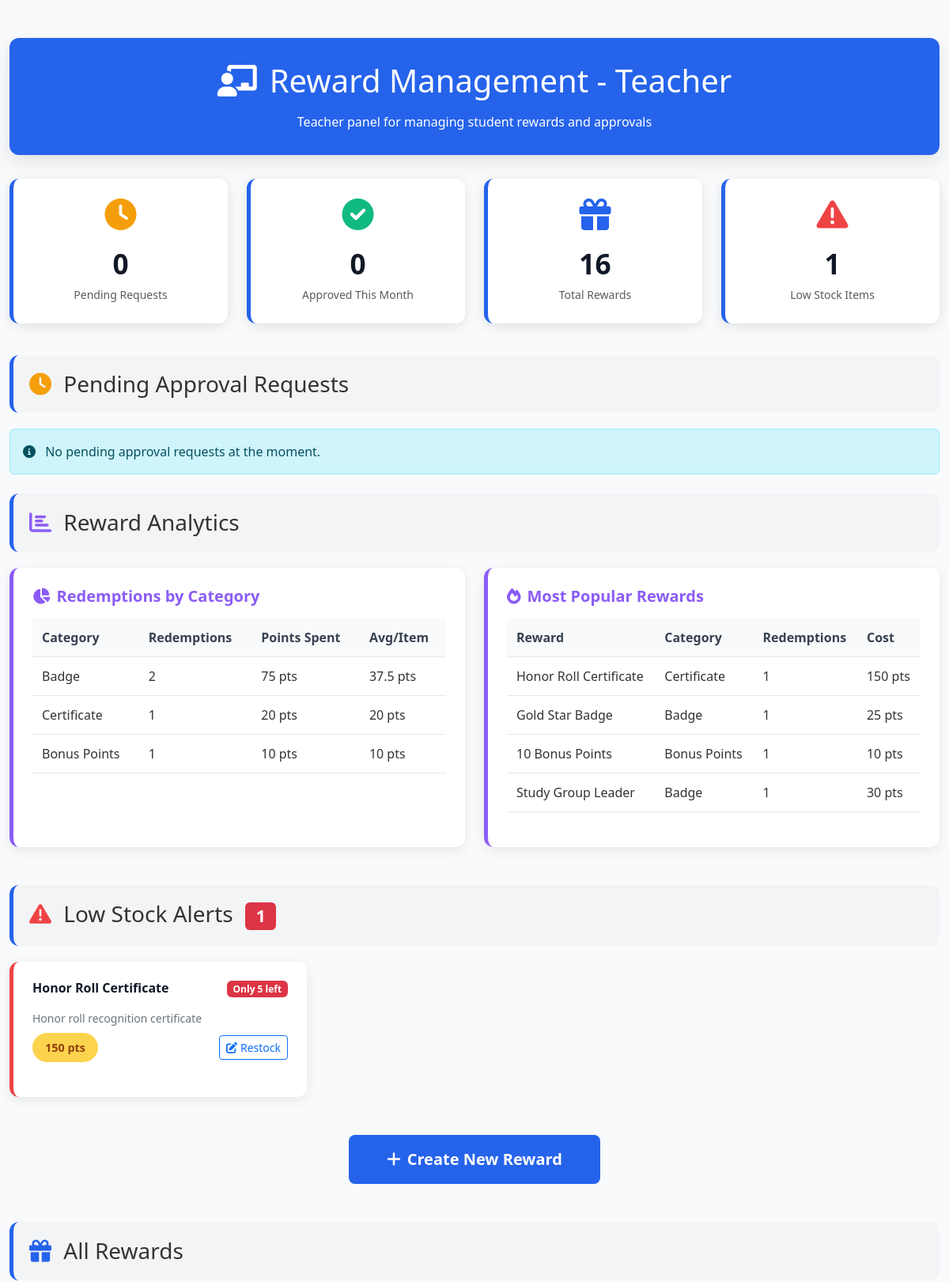
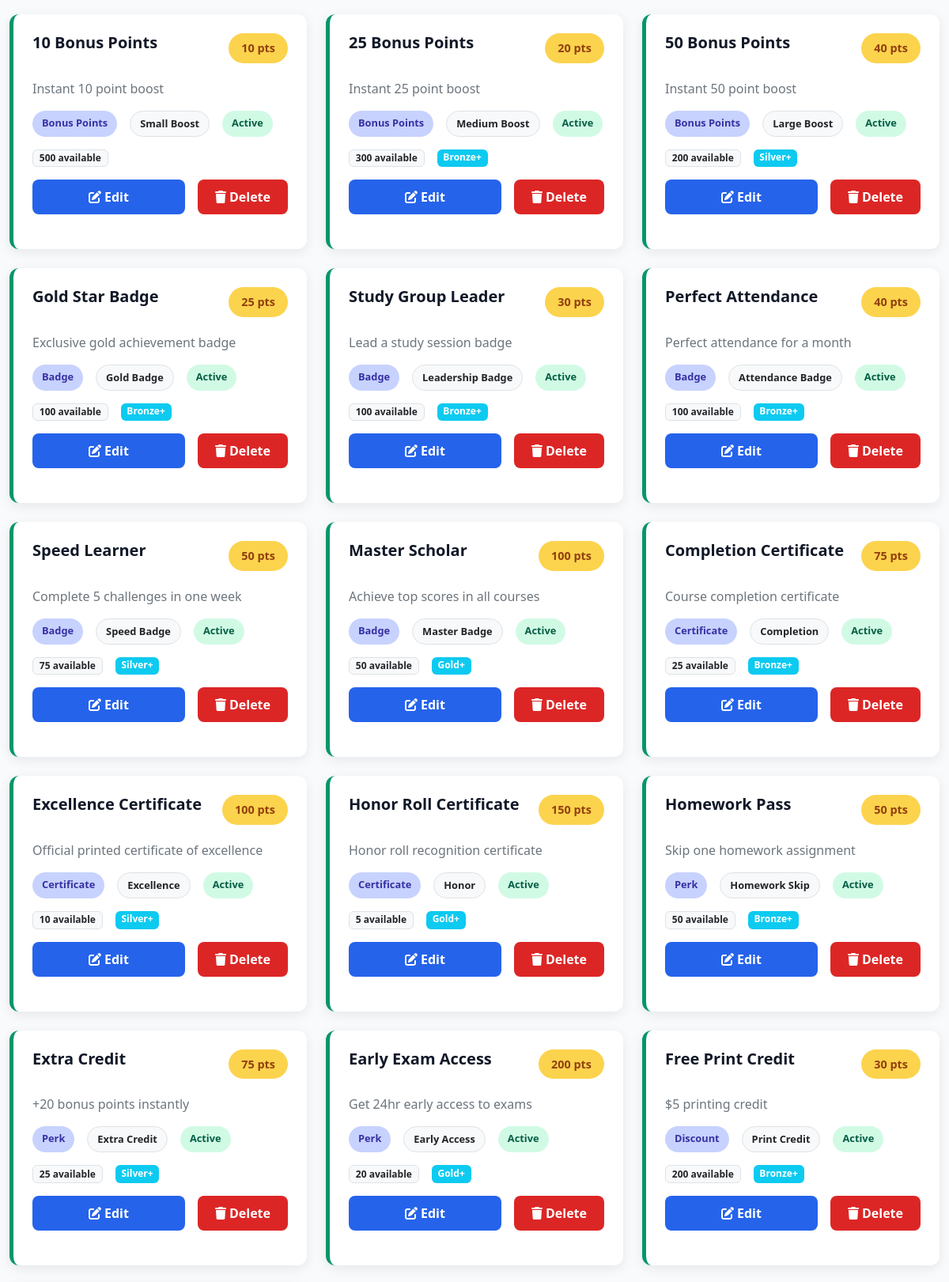
/Views/teacher-front-office/Rewards.php (upper part), run on the app's committed database (2 pictures, top to bottom).
### tables this page shows
CREATE TABLE rewards (
    id INT AUTO_INCREMENT PRIMARY KEY,
    title VARCHAR(255) NOT NULL,
    description TEXT,
    category ENUM('Badge', 'Bonus Points', 'Certificate', 'Perk', 'Discount', 'Special') DEFAULT 'Badge',
    type VARCHAR(50),  
    pointsCost INT NOT NULL DEFAULT 25,
    availability INT NOT NULL DEFAULT 100,
    status ENUM('Active', 'Inactive') DEFAULT 'Active',
    min_tier VARCHAR(50) DEFAULT NULL,  
    created_at TIMESTAMP DEFAULT CURRENT_TIMESTAMP,
    INDEX idx_status (status),
    INDEX idx_category (category),
    INDEX idx_pointsCost (pointsCost)
);

### Models/Rewards.php (called while the page is built, shortened)
<?php
class Rewards {
    public static function getAll($pdo) {
        $stmt = $pdo->prepare("SELECT * FROM rewards ORDER BY FIELD(category, 'Bonus Points', 'Badge', 'Certificate', 'Perk', 'Discount'), pointsCost ASC");
        $stmt->execute();
        return $stmt->fetchAll(PDO::FETCH_ASSOC);
    }
    public static function getRedemptionStats($pdo, $startDate = null, $endDate = null) {
        $sql = "
            SELECT
                r.category,
                COUNT(al.id) as redemption_count,
                SUM(ABS(al.points_amount)) as total_points_spent,
                AVG(ABS(al.points_amount)) as avg_points_per_redemption
            FROM activity_log al
            JOIN rewards r ON al.target_id = r.id
            WHERE al.activity_type = 'redeem_reward'
        ";
        $params = [];
        if ($startDate && $endDate) {
            $sql .= " AND al.created_at BETWEEN ? AND ?";
            $params[] = $startDate;
            $params[] = $endDate;
        }
        $sql .= " GROUP BY r.category ORDER BY redemption_count DESC";
        $stmt = $pdo->prepare($sql);
        $stmt->execute($params);
        return $stmt->fetchAll(PDO::FETCH_ASSOC);
    }
    public static function getPopularRewards($pdo, $limit = 5) {
        $stmt = $pdo->prepare("
            SELECT r.title, r.category, r.pointsCost,
                   COUNT(al.id) as redemption_count,
                   SUM(ABS(al.points_amount)) as total_points_spent
            FROM activity_log al
            JOIN rewards r ON al.target_id = r.id
            WHERE al.activity_type = 'redeem_reward'
            GROUP BY r.id
            ORDER BY redemption_count DESC
            LIMIT ?
        ");
        $stmt->bindValue(1, (int)$limit, PDO::PARAM_INT);
        $stmt->execute();
        return $stmt->fetchAll(PDO::FETCH_ASSOC);
    }
    public static function getLowStockRewards($pdo, $threshold = 10) {
        $stmt = $pdo->prepare("
            SELECT * FROM rewards
            WHERE availability <= ?
            AND status = 'Active'
            ORDER BY availability ASC
        ");
        $stmt->execute([$threshold]);
        return $stmt->fetchAll(PDO::FETCH_ASSOC);
    }
    public static function getPendingRequests($pdo, $teacherID = null) {
        $sql = "
            SELECT rr.*,
                   s.name as student_name,
                   s.points as student_points,
                   r.title as reward_title,
                   r.pointsCost as reward_cost,
                   r.description as reward_description,
                   r.category as reward_category
            FROM reward_requests rr
            JOIN users s ON rr.student_id = s.id
            JOIN rewards r ON rr.reward_id = r.id
            WHERE rr.status = 'pending'
        ";
        $params = [];
        $sql .= " ORDER BY rr.requested_at DESC";
        $stmt = $pdo->prepare($sql);
        $stmt->execute($params);
        return $stmt->fetchAll(PDO::FETCH_ASSOC);
    }
}
?>

### Views/teacher-front-office/Rewards.php (the view, shortened to what this page needs)
<?php
require_once __DIR__ . '/../../config.php';
require_once __DIR__ . '/../../Models/Rewards.php';
$teacherID = $_SESSION['userID'] ?? 2;
$rewards = Rewards::getAll($pdo);
$pendingRequests = Rewards::getPendingRequests($pdo);
$redemptionStats = Rewards::getRedemptionStats($pdo, date('Y-m-01'), date('Y-m-t'));
$popularRewards = Rewards::getPopularRewards($pdo, 5);
$lowStockRewards = Rewards::getLowStockRewards($pdo, 5);
$stmt = $pdo->prepare("
    SELECT COUNT(*) as total_actions,
           SUM(CASE WHEN action_type = 'approve_reward' THEN 1 ELSE 0 END) as approvals,
           SUM(CASE WHEN action_type = 'reject_reward' THEN 1 ELSE 0 END) as rejections
    FROM teacher_actions
    WHERE teacher_id = ?
");
$stmt->execute([$teacherID]);
$teacherStats = $stmt->fetch(PDO::FETCH_ASSOC);
?>
<!DOCTYPE html>
<html lang="en">
<head>
<link href="../shared-assets/vendor/bootstrap.min.css" rel="stylesheet" />
<link href="https://cdnjs.cloudflare.com/ajax/libs/font-awesome/6.0.0/css/all.min.css" rel="stylesheet">
</head>
<body>
<main class="container py-5">
    <div class="dashboard-header text-center">
        <h1 class="mb-3">
            <i class="fas fa-chalkboard-teacher me-3"></i>Reward Management - Teacher
        </h1>
        <p class="mb-0 opacity-90">Teacher panel for managing student rewards and approvals</p>
    </div>
    <div class="row mb-4">
        <div class="col-md-3 mb-3">
            <div class="stats-card" onclick="window.location.href='#pending-requests'">
                <i class="fas fa-clock mb-3" style="font-size: 2.5rem; color: #f59e0b;"></i>
                <div style="font-size: 2.2rem; font-weight: 700; color: #111827;">
                    <?= count($pendingRequests) ?>
                </div>
                <small class="text-muted">Pending Requests</small>
            </div>
        </div>
        <div class="col-md-3 mb-3">
            <div class="stats-card">
                <i class="fas fa-check-circle mb-3" style="font-size: 2.5rem; color: #10b981;"></i>
                <div style="font-size: 2.2rem; font-weight: 700; color: #111827;">
                    <?= $teacherStats['approvals'] ?? 0 ?>
                </div>
                <small class="text-muted">Approved This Month</small>
            </div>
        </div>
        <div class="col-md-3 mb-3">
            <div class="stats-card" onclick="window.location.href='#rewards-section'">
                <i class="fas fa-gift mb-3" style="font-size: 2.5rem; color: #2563eb;"></i>
                <div style="font-size: 2.2rem; font-weight: 700; color: #111827;">
                    <?= count($rewards) ?>
                </div>
                <small class="text-muted">Total Rewards</small>
            </div>
        </div>
        <div class="col-md-3 mb-3">
            <div class="stats-card" onclick="window.location.href='#low-stock'">
                <i class="fas fa-exclamation-triangle mb-3" style="font-size: 2.5rem; color: #ef4444;"></i>
                <div style="font-size: 2.2rem; font-weight: 700; color: #111827;">
                    <?= count($lowStockRewards) ?>
                </div>
                <small class="text-muted">Low Stock Items</small>
            </div>
        </div>
    </div>
    <div id="pending-requests" class="section-header">
        <h3 class="mb-0">
            <i class="fas fa-clock me-2" style="color: #f59e0b;"></i>
            Pending Approval Requests
        </h3>
    </div>
    <?php if(empty($pendingRequests)): ?>
        <div class="alert alert-info mb-4">
            <i class="fas fa-info-circle me-2"></i>
            No pending approval requests at the moment.
        </div>
    <?php endif; ?>
    <div class="section-header">
        <h3 class="mb-0">
            <i class="fas fa-chart-bar me-2" style="color: #8b5cf6;"></i>
            Reward Analytics
        </h3>
    </div>
    <div class="row g-4 mb-5">
        <div class="col-lg-6">
            <div class="reward-card analytics-card">
                <h5 class="fw-bold mb-3" style="color: #8b5cf6;">
                    <i class="fas fa-chart-pie me-2"></i>Redemptions by Category
                </h5>
                <?php if(empty($redemptionStats)): ?>
                    <p class="text-muted">No redemption data available yet.</p>
                <?php else: ?>
                    <table class="analytics-table">
                        <thead>
                            <tr>
                                <th>Category</th>
                                <th>Redemptions</th>
                                <th>Points Spent</th>
                                <th>Avg/Item</th>
                            </tr>
                        </thead>
                        <tbody>
                            <?php foreach($redemptionStats as $stat): ?>
                                <tr>
                                    <td><?= $stat['category'] ?></td>
                                    <td><?= $stat['redemption_count'] ?></td>
                                    <td><?= $stat['total_points_spent'] ?> pts</td>
                                    <td><?= round($stat['avg_points_per_redemption'], 1) ?> pts</td>
                                </tr>
                            <?php endforeach; ?>
                        </tbody>
                    </table>
                <?php endif; ?>
            </div>
        </div>
        <div class="col-lg-6">
            <div class="reward-card analytics-card">
                <h5 class="fw-bold mb-3" style="color: #8b5cf6;">
                    <i class="fas fa-fire me-2"></i>Most Popular Rewards
                </h5>
                <?php if(empty($popularRewards)): ?>
                    <p class="text-muted">No popularity data available yet.</p>
                <?php else: ?>
                    <table class="analytics-table">
                        <thead>
                            <tr>
                                <th>Reward</th>
                                <th>Category</th>
                                <th>Redemptions</th>
                                <th>Cost</th>
                            </tr>
                        </thead>
                        <tbody>
                            <?php foreach($popularRewards as $popular): ?>
                                <tr>
                                    <td><?= htmlspecialchars($popular['title']) ?></td>
                                    <td><?= $popular['category'] ?></td>
                                    <td><?= $popular['redemption_count'] ?></td>
                                    <td><?= $popular['pointsCost'] ?> pts</td>
                                </tr>
                            <?php endforeach; ?>
                        </tbody>
                    </table>
                <?php endif; ?>
            </div>
        </div>
    </div>
    <div id="low-stock" class="section-header">
        <h3 class="mb-0">
            <i class="fas fa-exclamation-triangle me-2" style="color: #ef4444;"></i>
            Low Stock Alerts
            <?php if(count($lowStockRewards) > 0): ?>
                <span class="badge bg-danger ms-2"><?= count($lowStockRewards) ?></span>
            <?php endif; ?>
        </h3>
    </div>
    <?php if(empty($lowStockRewards)): ?>
        <div class="alert alert-success mb-4">
            <i class="fas fa-check-circle me-2"></i>
            All rewards are sufficiently stocked!
        </div>
    <?php else: ?>
        <div class="row g-4 mb-5">
            <?php foreach($lowStockRewards as $reward): ?>
                <div class="col-md-6 col-lg-4">
                    <div class="reward-card" style="border-left-color: #ef4444;">
                        <div class="d-flex justify-content-between align-items-start mb-3">
                            <h6 class="fw-bold mb-0" style="color: #111827;">
                                <?= htmlspecialchars($reward['title']) ?>
                            </h6>
                            <span class="badge bg-danger">Only <?= $reward['availability'] ?> left</span>
                        </div>
                        <p class="text-secondary small mb-2"><?= htmlspecialchars($reward['description']) ?></p>
                        <div class="d-flex justify-content-between align-items-center">
                            <span class="points-badge"><?= $reward['pointsCost'] ?> pts</span>
                            <a href="?edit_id=<?= $reward['id'] ?>" class="btn btn-sm btn-outline-primary">
                                <i class="fas fa-edit me-1"></i>Restock
                            </a>
                        </div>
                    </div>
                </div>
            <?php endforeach; ?>
        </div>
    <?php endif; ?>
    <div class="d-flex justify-content-center mb-5">
        <a href="?create=new" class="btn create-btn fs-5 px-5 py-3">
            <i class="fas fa-plus me-2"></i>Create New Reward
        </a>
    </div>
    <div id="rewards-section" class="section-header">
        <h3 class="mb-0">
            <i class="fas fa-gift me-2" style="color: #2563eb;"></i>
            All Rewards
        </h3>
    </div>
    <?php if ($rewards): ?>
        <div class="row g-4">
            <?php foreach ($rewards as $r): ?>
                <div class="col-lg-6 col-xl-4">
                    <div class="reward-card">
                        <div class="d-flex justify-content-between align-items-start mb-3">
                            <h5 class="fw-bold mb-0" style="color: #111827;">
                                <?= htmlspecialchars($r['title']) ?>
                            </h5>
                            <div class="d-flex flex-column align-items-end">
                                <span class="points-badge mb-1"><?= $r['pointsCost'] ?> pts</span>
                            </div>
                        </div>
                        <p class="text-secondary mb-3"><?= htmlspecialchars($r['description']) ?></p>
                        <div class="d-flex gap-3 flex-wrap mb-3">
                            <span class="category-badge"><?= htmlspecialchars($r['category']) ?></span>
                            <?php if($r['type']): ?>
                                <span class="badge-status bg-light border text-dark"><?= htmlspecialchars($r['type']) ?></span>
                            <?php endif; ?>
                            <span class="badge-status <?= $r['status']=='Active' ? 'badge-active' : 'badge-inactive' ?>">
                                <?= htmlspecialchars($r['status']) ?>
                            </span>
                            <span class="badge bg-light border text-dark"><?= $r['availability'] ?> available</span>
                            <?php if($r['min_tier']): ?>
                                <span class="badge bg-info text-white"><?= $r['min_tier'] ?>+</span>
                            <?php endif; ?>
                        </div>
                        <div class="d-flex gap-3">
                            <a href="?edit_id=<?= $r['id'] ?>" class="btn edit-btn flex-fill">
                                <i class="fas fa-edit me-1"></i>Edit
                            </a>
                            <form action="../../Controllers/RewardsController.php?action=delete&id=<?= $r['id'] ?>" method="POST" class="d-inline" onsubmit="return confirm('Delete this reward?');">
                                <button type="submit" class="btn delete-btn">
                                    <i class="fas fa-trash me-1"></i>Delete
                                </button>
                            </form>
                        </div>
                    </div>
                </div>
            <?php endforeach; ?>
        </div>
    <?php else: ?>
        <p class="text-center text-muted fs-5">No rewards found. Create your first reward!</p>
    <?php endif; ?>
</main>
</body>
</html>

### data on the page
rewards: title "Honor Roll Certificate", availability "5", description "Honor roll recognition certificate", pointsCost "150", category "Certificate", type "Honor", status "Active", min_tier "Gold"
rewards: title "10 Bonus Points", pointsCost "10", description "Instant 10 point boost", category "Bonus Points", type "Small Boost", status "Active", availability "500"
rewards: title "25 Bonus Points", pointsCost "20", description "Instant 25 point boost", category "Bonus Points", type "Medium Boost", status "Active", availability "300", min_tier "Bronze"
rewards: title "50 Bonus Points", pointsCost "40", description "Instant 50 point boost", category "Bonus Points", type "Large Boost", status "Active", availability "200", min_tier "Silver"
rewards: title "Gold Star Badge", pointsCost "25", description "Exclusive gold achievement badge", category "Badge", type "Gold Badge", status "Active", availability "100", min_tier "Bronze"
rewards: title "Study Group Leader", pointsCost "30", description "Lead a study session badge", category "Badge", type "Leadership Badge", status "Active", availability "100", min_tier "Bronze"
rewards: title "Perfect Attendance", pointsCost "40", description "Perfect attendance for a month", category "Badge", type "Attendance Badge", status "Active", availability "100", min_tier "Bronze"
rewards: title "Speed Learner", pointsCost "50", description "Complete 5 challenges in one week", category "Badge", type "Speed Badge", status "Active", availability "75", min_tier "Silver"
rewards: title "Master Scholar", pointsCost "100", description "Achieve top scores in all courses", category "Badge", type "Master Badge", status "Active", availability "50", min_tier "Gold"
rewards: title "Completion Certificate", pointsCost "75", description "Course completion certificate", category "Certificate", type "Completion", status "Active", availability "25", min_tier "Bronze"
rewards: title "Excellence Certificate", pointsCost "100", description "Official printed certificate of excellence", category "Certificate", type "Excellence", status "Active", availability "10", min_tier "Silver"
rewards: title "Homework Pass", pointsCost "50", description "Skip one homework assignment", category "Perk", type "Homework Skip", status "Active", availability "50", min_tier "Bronze"
rewards: title "Extra Credit", pointsCost "75", description "+20 bonus points instantly", category "Perk", type "Extra Credit", status "Active", availability "25", min_tier "Silver"
rewards: title "Early Exam Access", pointsCost "200", description "Get 24hr early access to exams", category "Perk", type "Early Access", status "Active", availability "20", min_tier "Gold"
rewards: title "Free Print Credit", pointsCost "30", description "$5 printing credit", category "Discount", type "Print Credit", status "Active", availability "200", min_tier "Bronze"

### other printed values
count($pendingRequests) "0"
$teacherStats['approvals'] "0"
count($rewards) "16"
count($lowStockRewards) "1"
$stat['category'] "Badge"
$stat['redemption_count'] "2"
$stat['total_points_spent'] "75"
$stat['avg_points_per_redemption'] "37.5"
$stat['category'] "Certificate"
$stat['redemption_count'] "1"
$stat['total_points_spent'] "20"
$stat['avg_points_per_redemption'] "20"
$stat['category'] "Bonus Points"
$stat['total_points_spent'] "10"
$stat['avg_points_per_redemption'] "10"
